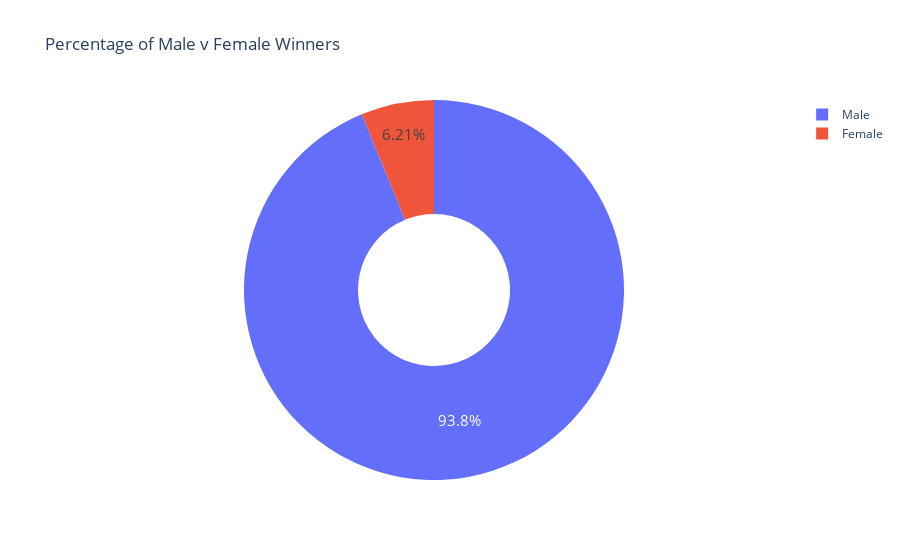

Here is the notebook cell this chart was saved with:
### Code cell
fig = px.pie(
    labels=genders.index,
    values=genders.values,
    title="Percentage of Male v Female Winners",
    names=genders.index,
    hole=0.4
)

fig.update_traces(textposition="inside", textfont_size=15, textinfo="percent")

fig.show()

### Figure 1 — Plotly figure (JSON) as saved in the notebook; plotly's stock layout.template omitted (floating-point values rounded to 4 significant figures)
{"data": [{"domain": {"x": [0, 1], "y": [0, 1]}, "hole": 0.4, "hovertemplate": "label=%{label}<br>value=%{value}<extra></extra>", "labels": ["Male", "Female"], "legendgroup": "", "name": "", "showlegend": true, "textfont": {"size": 15}, "textinfo": "percent", "textposition": "inside", "type": "pie", "values": [876, 58]}], "layout": {"legend": {"tracegroupgap": 0}, "title": {"text": "Percentage of Male v Female Winners"}}}
